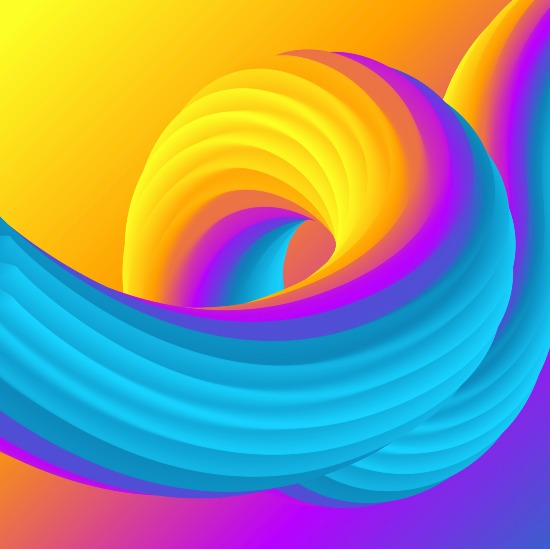
#> input picture p1/image.jpg, 550 x 549 px
$ python rgb.py
#> lines starting #> are read from the running program, lines starting #| are printed output that depends on the picture
import cv2
import numpy as np
import threading

images = {} # variable global (diccionario)

'''
Funcion para obtener una imagen en el color indicado

Recibe:
    - el color que se quiere obtener
    - la imagen que se va a modificar

Devuelve:
    - nada

Notas:
    - la imagen resultante se almacena en la variable global
    - las imagenes del mismo color se combinaran verticalmente
'''
def img_rgb(color, img):
    if color == 'red': img[:,:,0] = img[:,:,1] = 0
    if color == 'blue': img[:,:,1] = img[:,:,2] = 0
    if color == 'green': img[:,:,0] = img[:,:,2] = 0
    if not color in images: images[color] = img
    else: images[color] = cv2.vconcat([images[color], img])

'''
Programa para obtener los colores R-G-B de una imagen:
R => Rojo
G => Verde
B => Blue

Restricciones:
    - solo se permite utilizar 2 hilos
    - el color verde se debe obtener en conjunto de ambos hilos
'''
if __name__ == "__main__":
    img = cv2.imread('image.jpg')
#> img is the input picture: shape (549, 550, 3); mean B, G, R 139.8, 147, 143.9

    img_r = img.copy()
    thread_1 = threading.Thread(target=img_rgb, args=('red', img_r))
    thread_1.start()

    img_b = img.copy()
    thread_2 = threading.Thread(target=img_rgb, args=('blue', img_b))
    thread_2.start()

    thread_1.join()
    thread_2.join()

    img_g1 = img.copy()[:len(img)//2] # primera mitad vertical
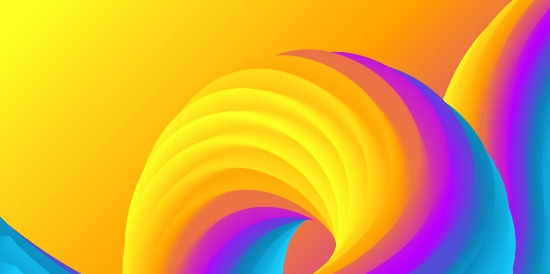
#> img_g1: shape (274, 550, 3); mean B, G, R 70.1, 164.8, 216.5
    thread_1 = threading.Thread(target=img_rgb, args=('green', img_g1))
    thread_1.start()

    img_g2 = img.copy()[len(img)//2:] # segunda mitad vertical
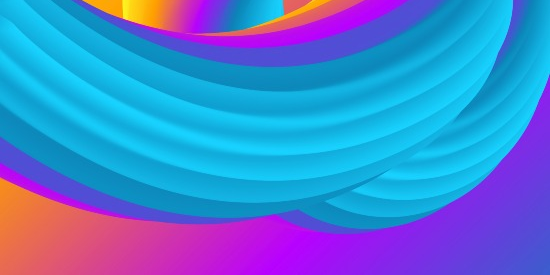
#> img_g2: shape (275, 550, 3); mean B, G, R 209.2, 129.4, 71.6
    thread_2 = threading.Thread(target=img_rgb, args=('green', img_g2))
    thread_2.start()

    thread_1.join()
    thread_2.join()

    for color in images:
        cv2.imwrite("./images/"+color+".jpg", images[color])
#> this loop made 3 passes
#> pass 1, `cv2.imwrite("./images/"+color+".jpg", images[color])`:
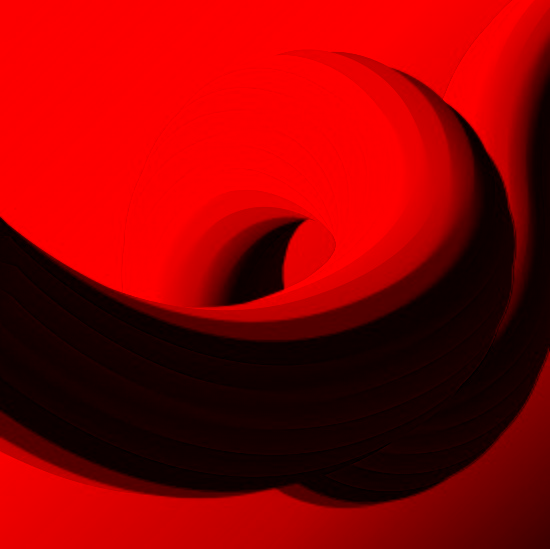
#> saved as red.jpg: shape (549, 550, 3); mean B, G, R 0, 0, 143.9
#> pass 2, `cv2.imwrite("./images/"+color+".jpg", images[color])`:
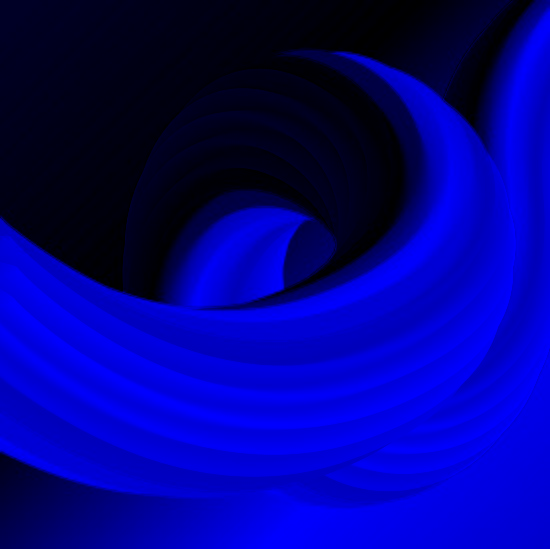
#> saved as blue.jpg: shape (549, 550, 3); mean B, G, R 139.8, 0, 0
